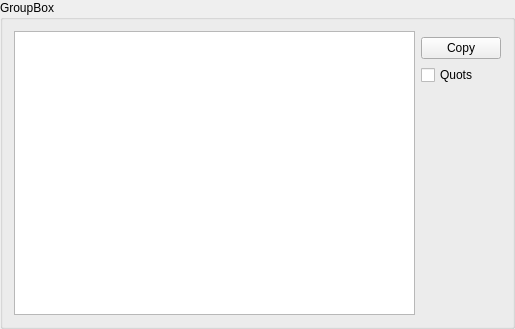
<?xml version="1.0" encoding="UTF-8"?>
<ui version="4.0">
 <class>Viewer</class>
 <widget class="QGroupBox" name="Viewer">
  <property name="geometry">
   <rect>
    <x>0</x>
    <y>0</y>
    <width>515</width>
    <height>329</height>
   </rect>
  </property>
  <property name="windowTitle">
   <string>GroupBox</string>
  </property>
  <property name="title">
   <string>GroupBox</string>
  </property>
  <layout class="QGridLayout" name="gridLayout">
   <item row="3" column="1">
    <spacer name="verticalSpacer">
     <property name="orientation">
      <enum>Qt::Vertical</enum>
     </property>
     <property name="sizeHint" stdset="0">
      <size>
       <width>20</width>
       <height>40</height>
      </size>
     </property>
    </spacer>
   </item>
   <item row="1" column="1">
    <widget class="QPushButton" name="copyButton">
     <property name="text">
      <string>Copy</string>
     </property>
    </widget>
   </item>
   <item row="2" column="1">
    <widget class="QCheckBox" name="quotBox">
     <property name="text">
      <string>Quots</string>
     </property>
    </widget>
   </item>
   <item row="0" column="0" rowspan="4">
    <widget class="QPlainTextEdit" name="resultText"/>
   </item>
  </layout>
 </widget>
 <resources/>
 <connections/>
</ui>
